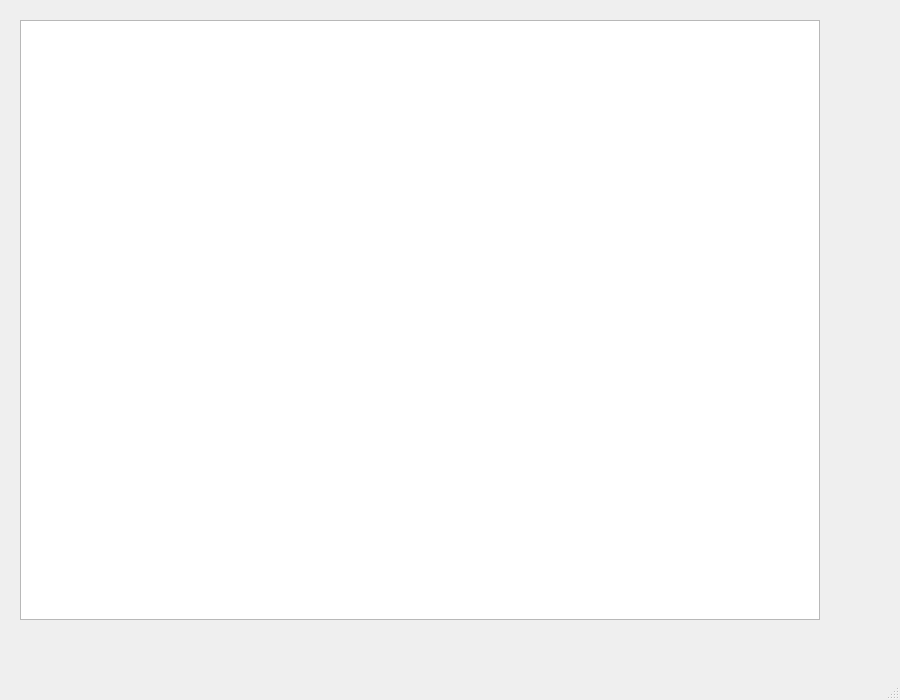
<?xml version="1.0" encoding="UTF-8"?>
<ui version="4.0">
 <class>View</class>
 <widget class="QMainWindow" name="View">
  <property name="geometry">
   <rect>
    <x>0</x>
    <y>0</y>
    <width>900</width>
    <height>700</height>
   </rect>
  </property>
  <property name="windowTitle">
   <string>MainWindow</string>
  </property>
  <property name="animated">
   <bool>false</bool>
  </property>
  <widget class="QWidget" name="centralwidget">
   <widget class="QGraphicsView" name="graphicsView">
    <property name="geometry">
     <rect>
      <x>20</x>
      <y>20</y>
      <width>800</width>
      <height>600</height>
     </rect>
    </property>
    <property name="verticalScrollBarPolicy">
     <enum>Qt::ScrollBarAlwaysOff</enum>
    </property>
    <property name="horizontalScrollBarPolicy">
     <enum>Qt::ScrollBarAlwaysOff</enum>
    </property>
    <property name="interactive">
     <bool>true</bool>
    </property>
    <property name="dragMode">
     <enum>QGraphicsView::NoDrag</enum>
    </property>
    <property name="rubberBandSelectionMode">
     <enum>Qt::IntersectsItemShape</enum>
    </property>
   </widget>
  </widget>
  <widget class="QMenuBar" name="menubar">
   <property name="geometry">
    <rect>
     <x>0</x>
     <y>0</y>
     <width>900</width>
     <height>21</height>
    </rect>
   </property>
  </widget>
  <widget class="QStatusBar" name="statusbar"/>
 </widget>
 <resources/>
 <connections/>
</ui>
